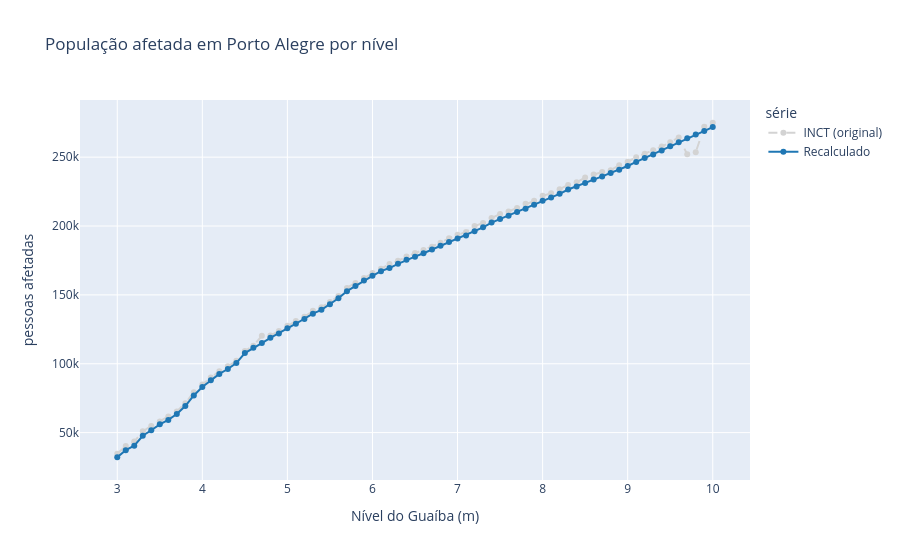

The cell this chart's notebook holds for it:
### Markdown cell above
### Verificação: os campos derivados devem bater com os outros campos

### Code cell
pct_esperado = (dc["affected_buildings"] / dc["total_buildings"] * 100).round(2)
pop_esperada = dc["population"] * dc["percentage"] / 100
print("percentage incoerente:         ", int(((dc["percentage"] - pct_esperado).abs() > 1e-9).sum()))
print("affected_population incoerente:", int(((dc["affected_population"] - pop_esperada).abs() > 0.5).sum()))
print("100% sem todos afetados:       ", int(((dc["percentage"] == 100) & (dc["affected_buildings"] < dc["total_buildings"])).sum()))

# Total de pessoas afetadas por nível: valores do INCT x recalculados
tot = (dc.groupby("nivel_m")[["affected_population_inct", "affected_population"]].sum()
         .rename(columns={"affected_population_inct": "INCT (original)",
                          "affected_population": "Recalculado"})
         .reset_index().melt(id_vars="nivel_m", var_name="série", value_name="pessoas afetadas"))
fig = px.line(tot, x="nivel_m", y="pessoas afetadas", color="série", markers=True,
              color_discrete_map={"Recalculado": "#1f77b4", "INCT (original)": "lightgray"},
              labels={"nivel_m": "Nível do Guaíba (m)"},
              title="População afetada em Porto Alegre por nível")
fig.update_traces(selector=dict(name="INCT (original)"), line=dict(dash="dash"))
fig.show()

### Figure 1 — Plotly figure (JSON) as saved in the notebook; plotly's stock layout.template omitted (floating-point values rounded to 4 significant figures)
{"data": [{"hovertemplate": "série=INCT (original)<br>Nível do Guaíba (m)=%{x}<br>pessoas afetadas=%{y}<extra></extra>", "legendgroup": "INCT (original)", "line": {"color": "lightgray", "dash": "dash"}, "marker": {"symbol": "circle"}, "mode": "lines+markers", "name": "INCT (original)", "orientation": "v", "showlegend": true, "type": "scatter", "x": [3.0, 3.1, 3.2, 3.3, 3.4, 3.5, 3.6, 3.7, 3.8, 3.9, 4.0, 4.1, 4.2, 4.3, 4.4, 4.5, 4.6, 4.7, 4.8, 4.9, 5.0, 5.1, 5.2, 5.3, 5.4, 5.5, 5.6, 5.7, 5.8, 5.9, 6.0, 6.1, 6.2, 6.3, 6.4, 6.5, 6.6, 6.7, 6.8, 6.9, 7.0, 7.1, 7.2, 7.3, 7.4, 7.5, 7.6, 7.7, 7.8, 7.9, 8.0, 8.1, 8.2, 8.3, 8.4, 8.5, 8.6, 8.7, 8.8, 8.9, 9.0, 9.1, 9.2, 9.3, 9.4, 9.5, 9.6, 9.7, 9.8, 9.9, 10.0], "xaxis": "x", "y": [34605, 40196, 43524, 50922, 54858, 58066, 61696, 65410, 71400, 79235, 84970, 89928, 94612, 98127, 102161, 109259, 113009, 120271, 120465, 123722, 127611, 131049, 134094, 138414, 141108, 144772, 149115, 155092, 158720, 162264, 165811, 168995, 172410, 174797, 177861, 180387, 182680, 184989, 187849, 191210, 193620, 195756, 199979, 202160, 205830, 208824, 210638, 213155, 216089, 218300, 221899, 223727, 226729, 229822, 231790, 235218, 237448, 239258, 240554, 244116, 246697, 249969, 252532, 255023, 257683, 260877, 264338, 252080, 253627, 272125, 274993], "yaxis": "y"}, {"hovertemplate": "série=Recalculado<br>Nível do Guaíba (m)=%{x}<br>pessoas afetadas=%{y}<extra></extra>", "legendgroup": "Recalculado", "line": {"color": "#1f77b4", "dash": "solid"}, "marker": {"symbol": "circle"}, "mode": "lines+markers", "name": "Recalculado", "orientation": "v", "showlegend": true, "type": "scatter", "x": [3.0, 3.1, 3.2, 3.3, 3.4, 3.5, 3.6, 3.7, 3.8, 3.9, 4.0, 4.1, 4.2, 4.3, 4.4, 4.5, 4.6, 4.7, 4.8, 4.9, 5.0, 5.1, 5.2, 5.3, 5.4, 5.5, 5.6, 5.7, 5.8, 5.9, 6.0, 6.1, 6.2, 6.3, 6.4, 6.5, 6.6, 6.7, 6.8, 6.9, 7.0, 7.1, 7.2, 7.3, 7.4, 7.5, 7.6, 7.7, 7.8, 7.9, 8.0, 8.1, 8.2, 8.3, 8.4, 8.5, 8.6, 8.7, 8.8, 8.9, 9.0, 9.1, 9.2, 9.3, 9.4, 9.5, 9.6, 9.7, 9.8, 9.9, 10.0], "xaxis": "x", "y": [32110, 37269, 40467, 47731, 51726, 56022, 59213, 63545, 69265, 76986, 83101, 87966, 92610, 96195, 100514, 107785, 111682, 115024, 118792, 121991, 125693, 129044, 132522, 136384, 139183, 143245, 147588, 152724, 156519, 160384, 163827, 167236, 169501, 172541, 175436, 177760, 180232, 182889, 185747, 188448, 190872, 193190, 196186, 199042, 202521, 205171, 207513, 210142, 212616, 215443, 218347, 220662, 223350, 226520, 228740, 231260, 233707, 236046, 238430, 240921, 243605, 246583, 249438, 251903, 254886, 257890, 260899, 263699, 266513, 268940, 271872], "yaxis": "y"}], "layout": {"legend": {"title": {"text": "série"}, "tracegroupgap": 0}, "title": {"text": "População afetada em Porto Alegre por nível"}, "xaxis": {"anchor": "y", "domain": [0, 1], "title": {"text": "Nível do Guaíba (m)"}}, "yaxis": {"anchor": "x", "domain": [0, 1], "title": {"text": "pessoas afetadas"}}}}
